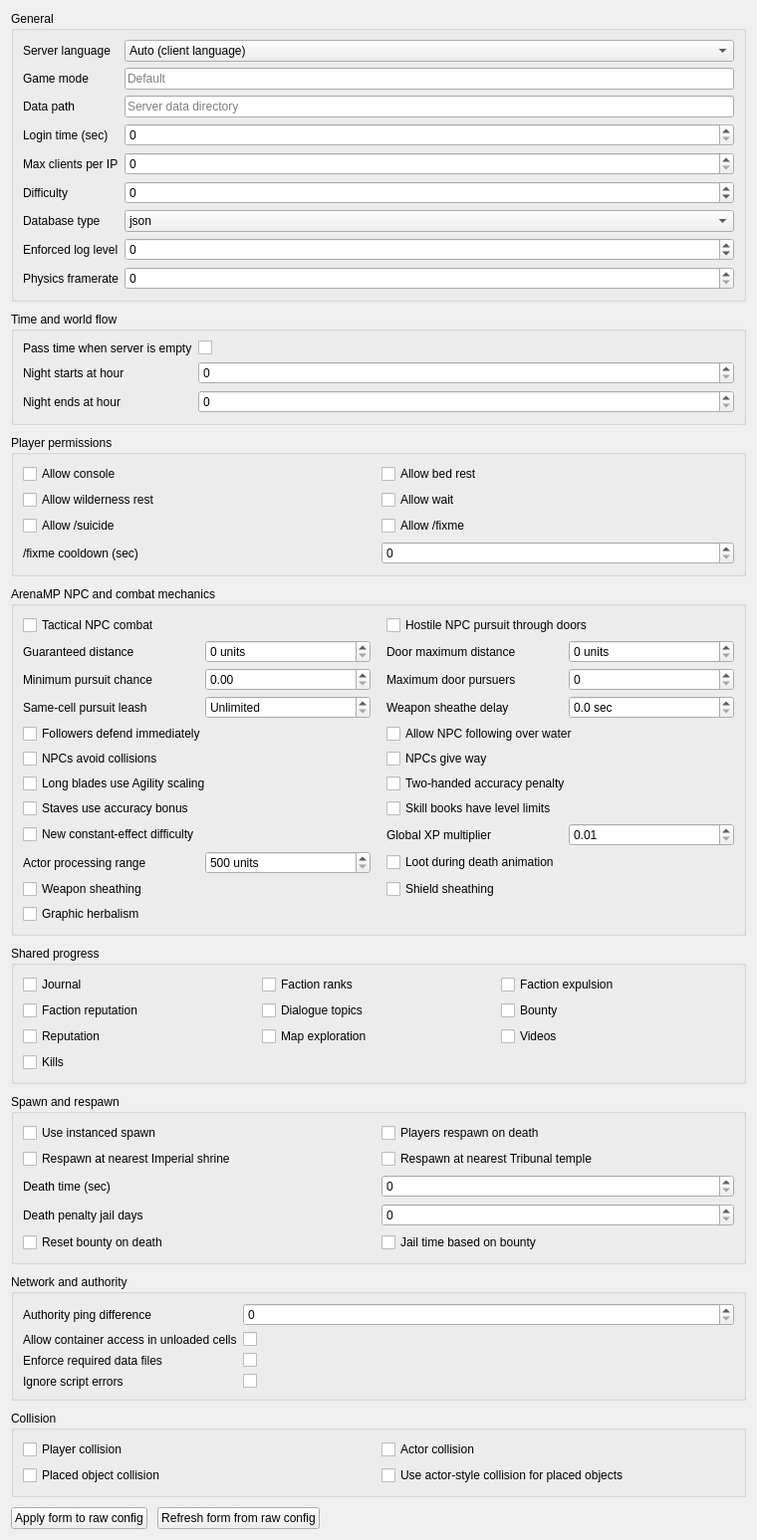
             <widget class="QWidget" name="serverSettingsScrollAreaWidgetContents">
              <property name="geometry">
               <rect>
                <x>0</x>
                <y>0</y>
                <width>760</width>
                <height>980</height>
               </rect>
              </property>
              <layout class="QVBoxLayout" name="serverSettingsFormLayout">
               <property name="spacing">
                <number>10</number>
               </property>
               <item>
                <widget class="QGroupBox" name="generalSettingsGroupBox">
                 <property name="title">
                  <string>General</string>
                 </property>
                 <layout class="QFormLayout" name="generalSettingsFormLayout">
                  <item row="0" column="0">
                   <widget class="QLabel" name="label_serverLanguage">
                    <property name="text">
                     <string>Server language</string>
                    </property>
                   </widget>
                  </item>
                  <item row="0" column="1">
                   <widget class="QComboBox" name="serverLanguageComboBox">
                    <property name="toolTip">
                     <string>AUTO uses each client's detected language. RU or EN forces one language for every server message.</string>
                    </property>
                    <item>
                     <property name="text">
                      <string>Auto (client language)</string>
                     </property>
                     <property name="userData" stdset="0">
                      <string>AUTO</string>
                     </property>
                    </item>
                    <item>
                     <property name="text">
                      <string>Русский</string>
                     </property>
                     <property name="userData" stdset="0">
                      <string>RU</string>
                     </property>
                    </item>
                    <item>
                     <property name="text">
                      <string>English</string>
                     </property>
                     <property name="userData" stdset="0">
                      <string>EN</string>
                     </property>
                    </item>
                   </widget>
                  </item>
                  <item row="1" column="0">
                   <widget class="QLabel" name="label_gameMode">
                    <property name="text">
                     <string>Game mode</string>
                    </property>
                   </widget>
                  </item>
                  <item row="1" column="1">
                   <widget class="QLineEdit" name="gameModeEdit">
                    <property name="placeholderText">
                     <string>Default</string>
                    </property>
                   </widget>
                  </item>
                  <item row="2" column="0">
                   <widget class="QLabel" name="label_dataPath">
                    <property name="text">
                     <string>Data path</string>
                    </property>
                   </widget>
                  </item>
                  <item row="2" column="1">
                   <widget class="QLineEdit" name="dataPathEdit">
                    <property name="placeholderText">
                     <string>Server data directory</string>
                    </property>
                   </widget>
                  </item>
                  <item row="3" column="0">
                   <widget class="QLabel" name="label_loginTime">
                    <property name="text">
                     <string>Login time (sec)</string>
                    </property>
                   </widget>
                  </item>
                  <item row="3" column="1">
                   <widget class="QSpinBox" name="loginTimeSpinBox">
                    <property name="maximum">
                     <number>3600</number>
                    </property>
                   </widget>
                  </item>
                  <item row="4" column="0">
                   <widget class="QLabel" name="label_maxClientsPerIP">
                    <property name="text">
                     <string>Max clients per IP</string>
                    </property>
                   </widget>
                  </item>
                  <item row="4" column="1">
                   <widget class="QSpinBox" name="maxClientsPerIPSpinBox">
                    <property name="maximum">
                     <number>128</number>
                    </property>
                   </widget>
                  </item>
                  <item row="5" column="0">
                   <widget class="QLabel" name="label_difficulty">
                    <property name="text">
                     <string>Difficulty</string>
                    </property>
                   </widget>
                  </item>
                  <item row="5" column="1">
                   <widget class="QSpinBox" name="difficultySpinBox">
                    <property name="minimum">
                     <number>-1000</number>
                    </property>
                    <property name="maximum">
                     <number>1000</number>
                    </property>
                   </widget>
                  </item>
                  <item row="6" column="0">
                   <widget class="QLabel" name="label_databaseType">
                    <property name="text">
                     <string>Database type</string>
                    </property>
                   </widget>
                  </item>
                  <item row="6" column="1">
                   <widget class="QComboBox" name="databaseTypeComboBox">
                    <item>
                     <property name="text">
                      <string>json</string>
                     </property>
                     <property name="userData" stdset="0">
                      <string>json</string>
                     </property>
                    </item>
                    <item>
                     <property name="text">
                      <string>sqlite3</string>
                     </property>
                     <property name="userData" stdset="0">
                      <string>sqlite3</string>
                     </property>
                    </item>
                   </widget>
                  </item>
                  <item row="7" column="0">
                   <widget class="QLabel" name="label_enforcedLogLevel">
                    <property name="text">
                     <string>Enforced log level</string>
                    </property>
                   </widget>
                  </item>
                  <item row="7" column="1">
                   <widget class="QSpinBox" name="enforcedLogLevelSpinBox">
                    <property name="minimum">
                     <number>-1</number>
                    </property>
                    <property name="maximum">
                     <number>10</number>
                    </property>
                   </widget>
                  </item>
                  <item row="8" column="0">
                   <widget class="QLabel" name="label_physicsFramerate">
                    <property name="text">
                     <string>Physics framerate</string>
                    </property>
                   </widget>
                  </item>
                  <item row="8" column="1">
                   <widget class="QSpinBox" name="physicsFramerateSpinBox">
                    <property name="maximum">
                     <number>1000</number>
                    </property>
                   </widget>
                  </item>
                 </layout>
                </widget>
               </item>
               <item>
                <widget class="QGroupBox" name="timeSettingsGroupBox">
                 <property name="title">
                  <string>Time and world flow</string>
                 </property>
                 <layout class="QFormLayout" name="timeSettingsFormLayout">
                  <item row="0" column="0">
                   <widget class="QLabel" name="label_passTimeWhenEmpty">
                    <property name="text">
                     <string>Pass time when server is empty</string>
                    </property>
                   </widget>
                  </item>
                  <item row="0" column="1">
                   <widget class="QCheckBox" name="passTimeWhenEmptyCheckBox">
                    <property name="text">
                     <string />
                    </property>
                   </widget>
                  </item>
                  <item row="1" column="0">
                   <widget class="QLabel" name="label_nightStart">
                    <property name="text">
                     <string>Night starts at hour</string>
                    </property>
                   </widget>
                  </item>
                  <item row="1" column="1">
                   <widget class="QSpinBox" name="nightStartHourSpinBox">
                    <property name="maximum">
                     <number>23</number>
                    </property>
                   </widget>
                  </item>
                  <item row="2" column="0">
                   <widget class="QLabel" name="label_nightEnd">
                    <property name="text">
                     <string>Night ends at hour</string>
                    </property>
                   </widget>
                  </item>
                  <item row="2" column="1">
                   <widget class="QSpinBox" name="nightEndHourSpinBox">
                    <property name="maximum">
                     <number>23</number>
                    </property>
                   </widget>
                  </item>
                 </layout>
                </widget>
               </item>
               <item>
                <widget class="QGroupBox" name="playerPermissionsGroupBox">
                 <property name="title">
                  <string>Player permissions</string>
                 </property>
                 <layout class="QGridLayout" name="playerPermissionsGridLayout">
                  <item row="0" column="0">
                   <widget class="QCheckBox" name="allowConsoleCheckBox">
                    <property name="text">
                     <string>Allow console</string>
                    </property>
                   </widget>
                  </item>
                  <item row="0" column="1">
                   <widget class="QCheckBox" name="allowBedRestCheckBox">
                    <property name="text">
                     <string>Allow bed rest</string>
                    </property>
                   </widget>
                  </item>
                  <item row="1" column="0">
                   <widget class="QCheckBox" name="allowWildernessRestCheckBox">
                    <property name="text">
                     <string>Allow wilderness rest</string>
                    </property>
                   </widget>
                  </item>
                  <item row="1" column="1">
                   <widget class="QCheckBox" name="allowWaitCheckBox">
                    <property name="text">
                     <string>Allow wait</string>
                    </property>
                   </widget>
                  </item>
                  <item row="2" column="0">
                   <widget class="QCheckBox" name="allowSuicideCommandCheckBox">
                    <property name="text">
                     <string>Allow /suicide</string>
                    </property>
                   </widget>
                  </item>
                  <item row="2" column="1">
                   <widget class="QCheckBox" name="allowFixmeCommandCheckBox">
                    <property name="text">
                     <string>Allow /fixme</string>
                    </property>
                   </widget>
                  </item>
                  <item row="3" column="0">
                   <widget class="QLabel" name="label_fixmeInterval">
                    <property name="text">
                     <string>/fixme cooldown (sec)</string>
                    </property>
                   </widget>
                  </item>
                  <item row="3" column="1">
                   <widget class="QSpinBox" name="fixmeIntervalSpinBox">
                    <property name="maximum">
                     <number>3600</number>
                    </property>
                   </widget>
                  </item>
                 </layout>
                </widget>
               </item>
               <item>
                <widget class="QGroupBox" name="arenaMechanicsGroupBox">
                 <property name="title">
                  <string>ArenaMP NPC and combat mechanics</string>
                 </property>
                 <layout class="QGridLayout" name="arenaMechanicsGridLayout">
                  <property name="horizontalSpacing"><number>16</number></property>
                  <property name="verticalSpacing"><number>5</number></property>
                  <item row="0" column="0" colspan="2">
                   <widget class="QCheckBox" name="arenaTacticalCombatCheckBox">
                    <property name="text"><string>Tactical NPC combat</string></property>
                    <property name="toolTip"><string>Enable ArenaMP strafing, circling, retreats, dodge jumps and stuck recovery while AiCombat stays active.</string></property>
                   </widget>
                  </item>
                  <item row="0" column="2" colspan="2">
                   <widget class="QCheckBox" name="arenaCombatPursuitThroughDoorsCheckBox">
                    <property name="text"><string>Hostile NPC pursuit through doors</string></property>
                   </widget>
                  </item>
                  <item row="1" column="0"><widget class="QLabel" name="label_arenaPursuitGuaranteed"><property name="text"><string>Guaranteed distance</string></property></widget></item>
                  <item row="1" column="1"><widget class="QSpinBox" name="arenaCombatPursuitGuaranteedDistanceSpinBox"><property name="maximum"><number>100000</number></property><property name="suffix"><string> units</string></property></widget></item>
                  <item row="1" column="2"><widget class="QLabel" name="label_arenaPursuitDoorMax"><property name="text"><string>Door maximum distance</string></property></widget></item>
                  <item row="1" column="3"><widget class="QSpinBox" name="arenaCombatPursuitDoorMaxDistanceSpinBox"><property name="maximum"><number>100000</number></property><property name="suffix"><string> units</string></property></widget></item>
                  <item row="2" column="0"><widget class="QLabel" name="label_arenaPursuitChance"><property name="text"><string>Minimum pursuit chance</string></property></widget></item>
                  <item row="2" column="1"><widget class="QDoubleSpinBox" name="arenaCombatPursuitMinimumChanceDoubleSpinBox"><property name="decimals"><number>2</number></property><property name="maximum"><double>1.000000000000000</double></property><property name="singleStep"><double>0.050000000000000</double></property></widget></item>
                  <item row="2" column="2"><widget class="QLabel" name="label_arenaPursuitMaxActors"><property name="text"><string>Maximum door pursuers</string></property></widget></item>
                  <item row="2" column="3"><widget class="QSpinBox" name="arenaCombatPursuitMaxActorsSpinBox"><property name="maximum"><number>100</number></property></widget></item>
                  <item row="3" column="0"><widget class="QLabel" name="label_arenaPursuitLeash"><property name="text"><string>Same-cell pursuit leash</string></property></widget></item>
                  <item row="3" column="1"><widget class="QSpinBox" name="arenaCombatPursuitMaxDistanceSpinBox"><property name="maximum"><number>1000000</number></property><property name="specialValueText"><string>Unlimited</string></property><property name="suffix"><string> units</string></property></widget></item>
                  <item row="3" column="2"><widget class="QLabel" name="label_arenaSheatheDelay"><property name="text"><string>Weapon sheathe delay</string></property></widget></item>
                  <item row="3" column="3"><widget class="QDoubleSpinBox" name="arenaCombatWeaponSheatheDelayDoubleSpinBox"><property name="decimals"><number>1</number></property><property name="maximum"><double>60.000000000000000</double></property><property name="singleStep"><double>0.500000000000000</double></property><property name="suffix"><string> sec</string></property></widget></item>
                  <item row="4" column="0" colspan="2"><widget class="QCheckBox" name="arenaFollowersAttackOnSightCheckBox"><property name="text"><string>Followers defend immediately</string></property></widget></item>
                  <item row="4" column="2" colspan="2"><widget class="QCheckBox" name="arenaAllowActorsFollowOverWaterCheckBox"><property name="text"><string>Allow NPC following over water</string></property></widget></item>
                  <item row="5" column="0" colspan="2"><widget class="QCheckBox" name="arenaNpcAvoidCollisionsCheckBox"><property name="text"><string>NPCs avoid collisions</string></property></widget></item>
                  <item row="5" column="2" colspan="2"><widget class="QCheckBox" name="arenaNpcGiveWayCheckBox"><property name="text"><string>NPCs give way</string></property></widget></item>
                  <item row="6" column="0" colspan="2"><widget class="QCheckBox" name="arenaLongBladesUseAgilityCheckBox"><property name="text"><string>Long blades use Agility scaling</string></property></widget></item>
                  <item row="6" column="2" colspan="2"><widget class="QCheckBox" name="arenaTwoHandedAccuracyPenaltyCheckBox"><property name="text"><string>Two-handed accuracy penalty</string></property></widget></item>
                  <item row="7" column="0" colspan="2"><widget class="QCheckBox" name="arenaStavesAccuracyBonusCheckBox"><property name="text"><string>Staves use accuracy bonus</string></property></widget></item>
                  <item row="7" column="2" colspan="2"><widget class="QCheckBox" name="arenaSkillBooksLevelLimitCheckBox"><property name="text"><string>Skill books have level limits</string></property></widget></item>
                  <item row="8" column="0" colspan="2"><widget class="QCheckBox" name="arenaNewConstantEffectDifficultyCheckBox"><property name="text"><string>New constant-effect difficulty</string></property></widget></item>
                  <item row="8" column="2"><widget class="QLabel" name="label_arenaXpMultiplier"><property name="text"><string>Global XP multiplier</string></property></widget></item>
                  <item row="8" column="3"><widget class="QDoubleSpinBox" name="arenaGlobalXpMultiplierDoubleSpinBox"><property name="decimals"><number>2</number></property><property name="minimum"><double>0.010000000000000</double></property><property name="maximum"><double>100.000000000000000</double></property><property name="singleStep"><double>0.100000000000000</double></property></widget></item>
                  <item row="9" column="0"><widget class="QLabel" name="label_arenaActorsProcessingRange"><property name="text"><string>Actor processing range</string></property></widget></item>
                  <item row="9" column="1"><widget class="QSpinBox" name="arenaActorsProcessingRangeSpinBox"><property name="minimum"><number>500</number></property><property name="maximum"><number>1000000</number></property><property name="suffix"><string> units</string></property></widget></item>
                  <item row="9" column="2" colspan="2"><widget class="QCheckBox" name="arenaCanLootDuringDeathAnimationCheckBox"><property name="text"><string>Loot during death animation</string></property></widget></item>
                  <item row="10" column="0" colspan="2"><widget class="QCheckBox" name="arenaWeaponSheathingCheckBox"><property name="text"><string>Weapon sheathing</string></property></widget></item>
                  <item row="10" column="2" colspan="2"><widget class="QCheckBox" name="arenaShieldSheathingCheckBox"><property name="text"><string>Shield sheathing</string></property></widget></item>
                  <item row="11" column="0" colspan="2"><widget class="QCheckBox" name="arenaGraphicHerbalismCheckBox"><property name="text"><string>Graphic herbalism</string></property></widget></item>
                 </layout>
                </widget>
               </item>
               <item>
                <widget class="QGroupBox" name="sharingGroupBox">
                 <property name="title">
                  <string>Shared progress</string>
                 </property>
                 <layout class="QGridLayout" name="sharingGridLayout">
                  <item row="0" column="0">
                   <widget class="QCheckBox" name="shareJournalCheckBox">
                    <property name="text">
                     <string>Journal</string>
                    </property>
                   </widget>
                  </item>
                  <item row="0" column="1">
                   <widget class="QCheckBox" name="shareFactionRanksCheckBox">
                    <property name="text">
                     <string>Faction ranks</string>
                    </property>
                   </widget>
                  </item>
                  <item row="0" column="2">
                   <widget class="QCheckBox" name="shareFactionExpulsionCheckBox">
                    <property name="text">
                     <string>Faction expulsion</string>
                    </property>
                   </widget>
                  </item>
                  <item row="1" column="0">
                   <widget class="QCheckBox" name="shareFactionReputationCheckBox">
                    <property name="text">
                     <string>Faction reputation</string>
                    </property>
                   </widget>
                  </item>
                  <item row="1" column="1">
                   <widget class="QCheckBox" name="shareTopicsCheckBox">
                    <property name="text">
                     <string>Dialogue topics</string>
                    </property>
                   </widget>
                  </item>
                  <item row="1" column="2">
                   <widget class="QCheckBox" name="shareBountyCheckBox">
                    <property name="text">
                     <string>Bounty</string>
                    </property>
                   </widget>
                  </item>
                  <item row="2" column="0">
                   <widget class="QCheckBox" name="shareReputationCheckBox">
                    <property name="text">
                     <string>Reputation</string>
                    </property>
                   </widget>
                  </item>
                  <item row="2" column="1">
                   <widget class="QCheckBox" name="shareMapExplorationCheckBox">
                    <property name="text">
                     <string>Map exploration</string>
                    </property>
                   </widget>
                  </item>
                  <item row="2" column="2">
                   <widget class="QCheckBox" name="shareVideosCheckBox">
                    <property name="text">
                     <string>Videos</string>
                    </property>
                   </widget>
                  </item>
                  <item row="3" column="0">
                   <widget class="QCheckBox" name="shareKillsCheckBox">
                    <property name="text">
                     <string>Kills</string>
                    </property>
                   </widget>
                  </item>
                 </layout>
                </widget>
               </item>
               <item>
                <widget class="QGroupBox" name="spawnAndRespawnGroupBox">
                 <property name="title">
                  <string>Spawn and respawn</string>
                 </property>
                 <layout class="QGridLayout" name="spawnAndRespawnGridLayout">
                  <item row="0" column="0">
                   <widget class="QCheckBox" name="useInstancedSpawnCheckBox">
                    <property name="text">
                     <string>Use instanced spawn</string>
                    </property>
                   </widget>
                  </item>
                  <item row="0" column="1">
                   <widget class="QCheckBox" name="playersRespawnCheckBox">
                    <property name="text">
                     <string>Players respawn on death</string>
                    </property>
                   </widget>
                  </item>
                  <item row="1" column="0">
                   <widget class="QCheckBox" name="respawnAtImperialShrineCheckBox">
                    <property name="text">
                     <string>Respawn at nearest Imperial shrine</string>
                    </property>
                   </widget>
                  </item>
                  <item row="1" column="1">
                   <widget class="QCheckBox" name="respawnAtTribunalTempleCheckBox">
                    <property name="text">
                     <string>Respawn at nearest Tribunal temple</string>
                    </property>
                   </widget>
                  </item>
                  <item row="2" column="0">
                   <widget class="QLabel" name="label_deathTime">
                    <property name="text">
                     <string>Death time (sec)</string>
                    </property>
                   </widget>
                  </item>
                  <item row="2" column="1">
                   <widget class="QSpinBox" name="deathTimeSpinBox">
                    <property name="maximum">
                     <number>3600</number>
                    </property>
                   </widget>
                  </item>
                  <item row="3" column="0">
                   <widget class="QLabel" name="label_deathPenaltyJailDays">
                    <property name="text">
                     <string>Death penalty jail days</string>
                    </property>
                   </widget>
                  </item>
                  <item row="3" column="1">
                   <widget class="QSpinBox" name="deathPenaltyJailDaysSpinBox">
                    <property name="maximum">
                     <number>3650</number>
                    </property>
                   </widget>
                  </item>
                  <item row="4" column="0">
                   <widget class="QCheckBox" name="bountyResetOnDeathCheckBox">
                    <property name="text">
                     <string>Reset bounty on death</string>
                    </property>
                   </widget>
                  </item>
                  <item row="4" column="1">
                   <widget class="QCheckBox" name="bountyDeathPenaltyCheckBox">
                    <property name="text">
                     <string>Jail time based on bounty</string>
                    </property>
                   </widget>
                  </item>
                 </layout>
                </widget>
               </item>
               <item>
                <widget class="QGroupBox" name="networkGroupBox">
                 <property name="title">
                  <string>Network and authority</string>
                 </property>
                 <layout class="QFormLayout" name="networkFormLayout">
                  <item row="0" column="0">
                   <widget class="QLabel" name="label_pingDifference">
                    <property name="text">
                     <string>Authority ping difference</string>
                    </property>
                   </widget>
                  </item>
                  <item row="0" column="1">
                   <widget class="QSpinBox" name="pingDifferenceSpinBox">
                    <property name="maximum">
                     <number>10000</number>
                    </property>
                   </widget>
                  </item>
                  <item row="1" column="0">
                   <widget class="QLabel" name="label_allowOnContainerForUnloadedCells">
                    <property name="text">
                     <string>Allow container access in unloaded cells</string>
                    </property>
                   </widget>
                  </item>
                  <item row="1" column="1">
                   <widget class="QCheckBox" name="allowOnContainerForUnloadedCellsCheckBox">
                    <property name="text">
                     <string />
                    </property>
                   </widget>
                  </item>
                  <item row="2" column="0">
                   <widget class="QLabel" name="label_enforceDataFiles">
                    <property name="text">
                     <string>Enforce required data files</string>
                    </property>
                   </widget>
                  </item>
                  <item row="2" column="1">
                   <widget class="QCheckBox" name="enforceDataFilesCheckBox">
                    <property name="text">
                     <string />
                    </property>
                   </widget>
                  </item>
                  <item row="3" column="0">
                   <widget class="QLabel" name="label_ignoreScriptErrors">
                    <property name="text">
                     <string>Ignore script errors</string>
                    </property>
                   </widget>
                  </item>
                  <item row="3" column="1">
                   <widget class="QCheckBox" name="ignoreScriptErrorsCheckBox">
                    <property name="text">
                     <string />
                    </property>
                   </widget>
                  </item>
                 </layout>
                </widget>
               </item>
               <item>
                <widget class="QGroupBox" name="collisionGroupBox">
                 <property name="title">
                  <string>Collision</string>
                 </property>
                 <layout class="QGridLayout" name="collisionGridLayout">
                  <item row="0" column="0">
                   <widget class="QCheckBox" name="enablePlayerCollisionCheckBox">
                    <property name="text">
                     <string>Player collision</string>
                    </property>
                   </widget>
                  </item>
                  <item row="0" column="1">
                   <widget class="QCheckBox" name="enableActorCollisionCheckBox">
                    <property name="text">
                     <string>Actor collision</string>
                    </property>
                   </widget>
                  </item>
                  <item row="1" column="0">
                   <widget class="QCheckBox" name="enablePlacedObjectCollisionCheckBox">
                    <property name="text">
                     <string>Placed object collision</string>
                    </property>
                   </widget>
                  </item>
                  <item row="1" column="1">
                   <widget class="QCheckBox" name="useActorCollisionForPlacedObjectsCheckBox">
                    <property name="text">
                     <string>Use actor-style collision for placed objects</string>
                    </property>
                   </widget>
                  </item>
                 </layout>
                </widget>
               </item>
               <item>
                <layout class="QHBoxLayout" name="serverSettingsFormButtonLayout">
                 <item>
                  <widget class="QPushButton" name="applyServerSettingsFormButton">
                   <property name="text">
                    <string>Apply form to raw config</string>
                   </property>
                  </widget>
                 </item>
                 <item>
                  <widget class="QPushButton" name="syncServerSettingsFormButton">
                   <property name="text">
                    <string>Refresh form from raw config</string>
                   </property>
                  </widget>
                 </item>
                 <item>
                  <spacer name="horizontalSpacerFormButtons">
                   <property name="orientation">
                    <enum>Qt::Horizontal</enum>
                   </property>
                   <property name="sizeHint" stdset="0">
                    <size>
                     <width>40</width>
                     <height>20</height>
                    </size>
                   </property>
                  </spacer>
                 </item>
                </layout>
               </item>
               <item>
                <spacer name="verticalSpacerFormBottom">
                 <property name="orientation">
                  <enum>Qt::Vertical</enum>
                 </property>
                 <property name="sizeHint" stdset="0">
                  <size>
                   <width>20</width>
                   <height>40</height>
                  </size>
                 </property>
                </spacer>
               </item>
              </layout>
             </widget>
